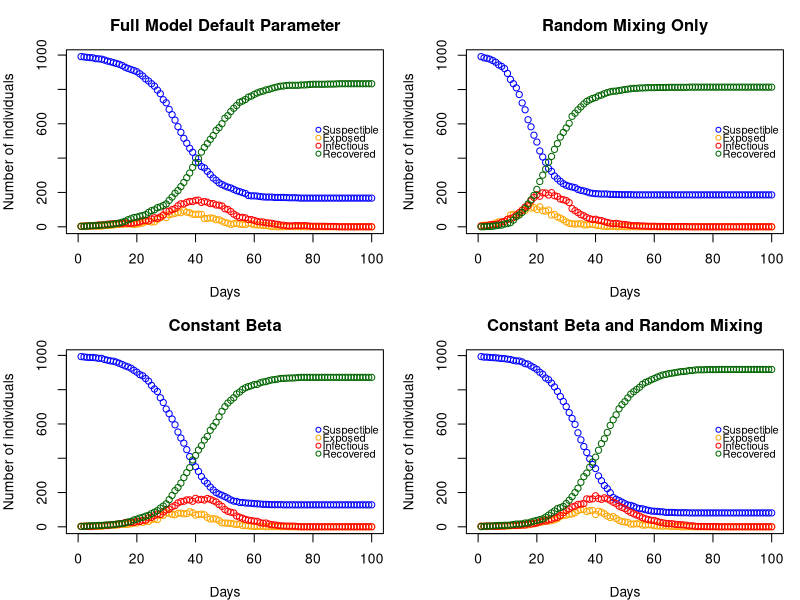

Generate this figure with R:
# PROJECT 2 - EXTENDED STATISTICAL PROGRAMMING =================================

# Group 12 
# Aseel Alghamdi : S2901228
# Fenanda Dwitha Kurniasari : S2744048
# Nurmawiya : S2822251

# Aseel : create n people and its household, contact network, cross-check 
#         the entire code & revise comments
# Fenanda : create plot function, compare the model, cross-check the entire code
#           and revise comments
# Nurmawiya : create nseir function, cross-check code, cross-check the entire 
#             code and revise comments

# SEIR (Susceptible, Exposed, Infections, Recovered) Model Simulation
# Goals : create a model and how its use to investigate the role of household
#         and network structure on epidemic dynamics.


# 1) Create n people assigned to corresponding household where maximum size is 5
  n <- 1000 #population size
  hmax <- 5 #maximum household size
  #creating n vector of which the number refers to household
  #-and the occurrences refers to size of corresponding household
  set.seed(3)
  h <- rep(1:n, times = sample(1:hmax, n, replace=TRUE))[1:n]

# 2) Contact network
get.net <- function (beta, nc=15, h) {
  # Function to create links (daily contacts) for each person
  # nc: average number of contacts per person
  # beta: sociability parameter, higher means more likely to form links
  
  # output: list of connected networks from each person
  n <- length(beta)
  beta_bar <- mean(beta) #mean sociability parameter
  links <- vector("list", n) #set null vector for links of each person
  
  for (i in 1:(n-1)) { #loop over person i from 1 to n-1
    for (j in (i+1):n) { #loop over person j from i+1 to n to avoid duplicates
      if (h[i] != h[j]) { #only connect if they are not in the same household
        #prob that i and j have contact (daily link)
        p_link <- nc * beta[i] * beta[j] / (beta_bar^2 * (n - 1))
        
        #If daily link of i and j person > random value U(0,1),
        #then create a link between i and j
        if (runif(1) < p_link) {
          links[[i]] <- c(links[[i]], j) #Store j into list who connects with i
          links[[j]] <- c(links[[j]], i) #Store i in j's list of contacts 
        }
      }
    }
  }
  return(links) #return the list of daily contacts for each person
} ## get.net

# 3) nseir function
nseir <- function(beta, h, alink, alpha=c(.1, .01, .01),
                  delta=.2, gamma=.4, nc=15, nt=100, pinf=.005){
  # SEIR stochastic simulation model
  # beta: sociability parameter of each person
  # h: household list
  # alink: list of regular contacts of each person returned by get.net
  # alpha[1]: daily prob i infecting j if in same household (alpha h)
  # alpha[2]: daily prob i infecting j if in regular contact (alpha c)
  # alpha[3]: daily prob i infecting j through random mixing (alpha r)
  # delta: daily prob I -> R
  # gamma: daily prob E -> I
  # nc: average number of daily contacts for each person
  # nt: number of days to simulate
  # pinf: proportion of the initial population to randomly start in the I state
  
  # output : nt x 5 matrix contains the number of people across states (S,E,I,R) 
  #          in each days (from 1st day to nt(100th) day). It depicts the 
  #          dynamic change in the number of people in each states based on 
  #          their daily network (from same household and daily contact) and 
  #          random mixing (Irrespective of household or regular network 
  #          relations)
  
  n <- length(beta) #population size
  state <- rep("S", n) #initialize susceptible
  state[sample(1:n, pinf * n)] <- "I" #randomly choose initial in the I state
  
  res <- matrix(0, nrow = nt, ncol = 4) #set up storage for pop in each state
  colnames(res) <- c("S", "E", "I", "R") #naming the column
  
  beta_bar <- mean(beta) #mean sociability parameter
  
  for (t in 1:nt) { #simulate over nt days
    newE <- rep(FALSE, n) #to record who becomes exposed
    u <- runif(n) #using random deviates: runif(n)
    newI <- (state == "E") & (u < gamma) #E -> I with prob gamma
    newR <- (state == "I") & (u < delta) #I -> R with prob delta
    
    #Loop over each infectious person to spread infection
    for (i in which(state == "I")) {
      # household infections: infect susceptible in same household
      hh_members <- which(h == h[i] & state == "S")
      newE[hh_members] <- newE[hh_members]|(runif(length(hh_members))< alpha[1])
      
      # network infections: infect regular contacts from alink
      contacts <- alink[[i]]
      contacts <- contacts[state[contacts] == "S"]
      newE[contacts] <- newE[contacts] | (runif(length(contacts)) < alpha[2])
      
      # random mixing: infect random susceptible
      targets <- which(state == "S")
      #S -> E
      p_random <- alpha[3]*nc*beta[i]*beta[targets]/(beta_bar^2 * (n - 1))
      newE[targets] <- newE[targets] | (runif(length(targets)) < p_random)
    }
    
    #update states based on new infections
    state[newE & state == "S"] <- "E"
    state[newI] <- "I"
    state[newR] <- "R"
    
    #record daily counts of each state
    res[t, ] <- table(factor(state, levels = c("S", "E", "I", "R")))
  }
  
  #returns a list of elements S, E, I, R
  return(data.frame(t = 1:nt, res))
} ## nseir

# 4) Function Plot
dyn.plot <- function(res, title = "SEIR Dynamics") {
  # Function to create dynamics plot of the simulated population in each states
  
  # x-axis : days to simulate (from 1 to 100)
  # y-axis : number of individuals per states
  #          explanation of y-axis
  #          ---------------------|
  #          at the initial day, number of susceptible individual is the largest
  #          total individuals in all states S+E+I+R = 1000
  #          these numbers would dynamically change day by day in each states
  #          depend on the defined models
  
  # input : nseir model from function nseir 
  # output : Dynamic Plot days vs number of individuals per states

  # Plot the states in S(susceptible)
  # Create the base plot
  plot(res$t, res$S, type = "p", ##plot day vs number of suspectible 
       ylim = c(0, max(res$S)), xlim = c(0, max(res$t)), ## set maximum range
       xlab = "Days", ylab = "Number of individuals", ##labelling the plot
       col = "blue", pch = 1, main = title) ##color and type of points in plot
  
  # Add points for each states
  points(res$t, res$E, col = "orange", pch = 1) ##add states 
  points(res$t, res$I, col = "red", pch = 1)
  points(res$t, res$R, col = "darkgreen", pch = 1)
  
  # Add legend
  legend(
    "right",        
    legend = c("Suspectible", "Exposed", "Infectious", "Recovered"),
    col = c("blue", "orange", "red", "darkgreen"),
    pch = 1, bty = "n", ##type of points and no box legend 
    cex = 0.8,       ## smaller text
    pt.cex = 0.8,    ## smaller symbols
    y.intersp = 0.6, ## spacing horizontal
    x.intersp = 0.4  ## spacing between symbol and text 
  )
} ## dyn.plot


# 5) Comparing Model
  # Setting up beta vector and alink pairs
  # beta is vector of n values (n = 1000) ~ U(0,1)
  # alink contains list of network made per each person 
  set.seed(345) ## to ensure we get same vector values of beta for all model
  beta <- runif(n); alink <- get.net(beta, nc = 15, h = h)

  # Scenario 1: Full model with default parameters
  res1 <- nseir(beta, h, alink)

  # Scenario 2: Random mixing - Setting alpha[1] = alpha[2] = 0 and 
  #             alpha[3] = 0.04
  res2 <- nseir(beta, h, alink, alpha = c(0, 0, 0.04))

  # Scenario 3: Full model with constant beta (beta vector = average beta)
  res3 <- nseir(rep(mean(beta), n), h, alink)

  # Scenario 4: Constant beta + random mixing
  res4 <- nseir(rep(mean(beta), n), h, alink, alpha = c(0, 0, 0.04))

  # Plot all scenarios 
  par(mfrow = c(2, 2), mar = c(4, 4, 3, 1)) 
  dyn.plot(res1, "Full Model Default Parameter")
  dyn.plot(res2, "Random Mixing Only")
  dyn.plot(res3, "Constant Beta")
  dyn.plot(res4, "Constant Beta and Random Mixing")
